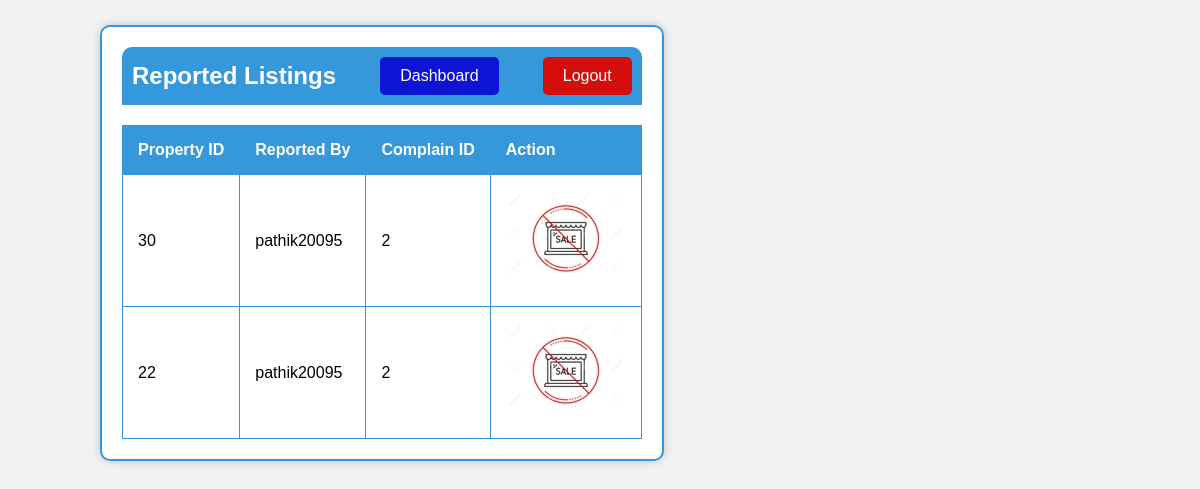
Screenshot of /reported_property_list (signed in) with the database file from the repository.
### project_app/models.py (models this page shows)
class ReportedListing(models.Model):
    property_id = models.DecimalField(decimal_places=0, max_digits=10, null = False, blank = False, default = False)
    reporter = models.CharField(max_length=30,  null= False, blank=False, default = False)
    complain_id = models.DecimalField(null= False, blank=False, default= False, max_digits=1, decimal_places=0)

### project_app/views.py (the view)
# urls.py: path("reported_property_list", views.reported_property_list, name = "reported_property_list_page"),
def reported_property_list(request):
    username = request.session.get('username')
    if(request.session.get('email_kyc') is None):
            return redirect('logout_page')
    if(username is None):
        return redirect('login_page')
    return render(request, 'reported_property_list.html', context = {'reports': ReportedListing.objects.all()})

### project_app/templates/reported_property_list.html (shortened to what this page needs)
{% load static %}
<!DOCTYPE html>
<html>
<head>
</head>
<body>
    <div class="container">
        <div class="navbar">
            <h2>Reported Listings</h2>
            <a class="dashboard-button" href="/admin_dashboard">Dashboard</a>
            <a class="logout-button" href="/logout">Logout</a>
        </div>
        <table>
            <thead>
                <tr>
                    <th>Property ID</th>
                    <th>Reported By</th>
                    <th>Complain ID</th>
                    <th>Action</th>
                </tr>
            </thead>
            <tbody>
                {% for report in reports %}
                <tr>
                    <td>{{ report.property_id }}</td>
                    <td>{{ report.reporter }}</td>
                    <td>{{ report.complain_id }}</td>
                    <td>
                        <a href="/ban_property/{{report.property_id}}">
                            <img src ="{% static 'ban_sale.jpg' %}" alt="Edit Property">
                        </a>
                    </td>
                </tr>
                {% endfor %}
            </tbody>
        </table>
    </div>
</body>
</html>

### project_app/templates/reported_property_list.html (style rules this page uses)
body { font-family: Arial, sans-serif; background-color: #f2f2f2; margin: 0; padding: 0; height: fit-content; width: fit-content; }
.container { max-width: 1200px; margin: 25px; margin-left:100px; padding: 20px; border: 2px solid #3498db; background-color: #fff; box-shadow: 0px 0px 10px rgba(0, 0, 0, 0.2); border-radius: 10px; overflow-x: scroll; }
.navbar { display: flex; justify-content: space-between; align-items: center; background-color: #3498db; padding: 10px; border-radius: 10px 10px 0 0; }
.navbar h2 { color: #fff; margin: 0; }
.dashboard-button { background-color: #0d14d4; color: #fff; border: none; padding: 10px 20px; font-size: 16px; border-radius: 5px; cursor: pointer; text-decoration: none; margin-left: 10px; }
.logout-button { background-color: #d40d0d; color: #fff; border: none; padding: 10px 20px; font-size: 16px; border-radius: 5px; cursor: pointer; text-decoration: none; margin-left: 10px; }
table { width: 100%; border-collapse: collapse; margin-top: 20px; }
table, th, td { border: 1px solid #3498db; }
th, td { padding: 15px; text-align: left; }
th { background-color: #3498db; color: #fff; }

### rows the page displays
ReportedListing: property_id "30", reporter "pathik20095", complain_id "2"
ReportedListing: property_id "22", reporter "pathik20095", complain_id "2"
